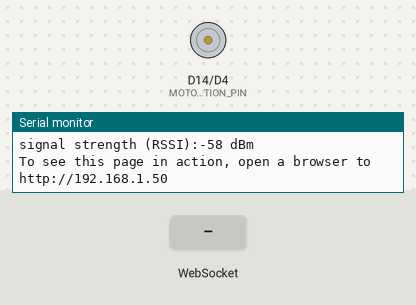
The sketch below on a simulated Arduino MKR. Shown: direction and speed pins drawn as motors (green arrow = direction pin HIGH = forward, orange = LOW = backward, longer = more drive), the last lines printed to the serial monitor. Inputs (shaded band) come from the test bench. WiFi joins after 1.5 s; servers stay silent unless stated.

Above: at 11.7 s.
11.8 s: WebSocket text "u" received
At 12.9 s:
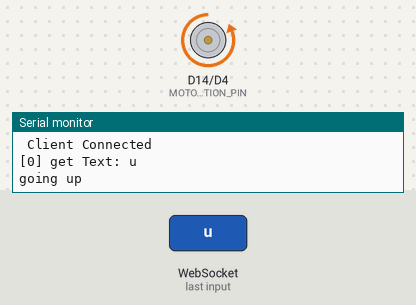
13.3 s: WebSocket text "d" received
At 14.0 s:
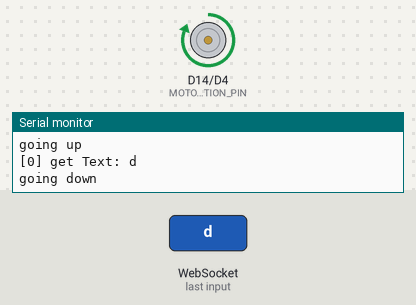
14.8 s: WebSocket text "s" received
At 15.2 s:
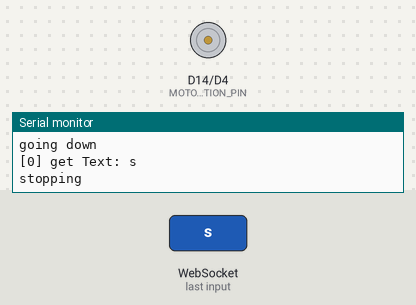
Timing chart, 0 to 17.8 s (numbered marks = the images above; inputs shaded):
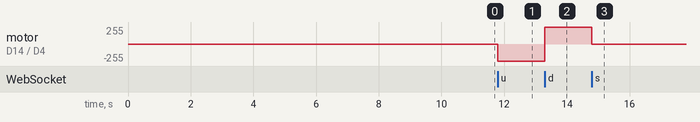

Measured:
- after the input at 11.8 s, motor on D14 (MOTOR_DIRECTION_PIN) / D4 (SPEED_PIN): stopped → backward 255/255 at once
- after the input at 13.3 s, motor on D14 (MOTOR_DIRECTION_PIN) / D4 (SPEED_PIN): backward 255/255 → forward 255/255 at once
- after the input at 14.8 s, motor on D14 (MOTOR_DIRECTION_PIN) / D4 (SPEED_PIN): forward 255/255 → stopped at once

The sketch:

WifiWebsocketMotorControl_atwinc1500.ino
```cpp
/*
 * WebSocketServer.ino
 *
 *  Created on: 22.05.2015
 *
 */

#include <Arduino.h>

#include <WiFi101.h>
#include <WebSocketsServer.h>

//#define USE_SERIAL Serial
#define MOTOR_DIRECTION_PIN 14
#define SPEED_PIN 4

char ssid[] = "WimbledonAveTalkTalk";      //  your network SSID (name)
char pass[] = "dunedin1";   // your network password

WebSocketsServer webSocket = WebSocketsServer(81);

void webSocketEvent(uint8_t num, WStype_t type, uint8_t * payload, size_t lenght) {

    switch(type) {
        case WStype_DISCONNECTED:
            Serial.printf("[%u] Disconnected!\n", num);
            break;

        case WStype_CONNECTED:
            {
                // IPAddress ip = webSocket.remoteIP(num); // only for ESP8266
                Serial.printf(" Client Connected \n");
        				// send message to client
        				webSocket.sendTXT(num, "Connected");
            }
            break;

        // we expect only one button to be pressed at a time, if second button is pressed before receiving a stop
        // command this will cause issues, client websocket apps should prevent this.
        case WStype_TEXT:

            Serial.printf("[%u] get Text: %s\n", num, payload);

            if(payload[0] == 'u'){
              digitalWrite(MOTOR_DIRECTION_PIN, 0);
              analogWrite(SPEED_PIN, 255);
              Serial.printf("going up\n");

            } else if (payload[0] == 'd'){
              digitalWrite(MOTOR_DIRECTION_PIN, 1);
              analogWrite(SPEED_PIN, 255);
              Serial.printf("going down\n");

            } else if (payload[0] == 's'){
              analogWrite(SPEED_PIN, 0);
              Serial.printf("stopping\n");

            } else {
              Serial.printf("unrecognised command from App\n");
            }

            // send message to client
            // webSocket.sendTXT(num, "message here");

            // send data to all connected clients
            // webSocket.broadcastTXT("message here");
            break;

        case WStype_BIN:
            Serial.printf("[%u] get binary lenght: %u\n", num, lenght);
            //hexdump(payload, lenght);

            // send message to client
            // webSocket.sendBIN(num, payload, lenght);
            break;
    }

}

// to handle continuous button press, use onClick and "onClickUp" rather than
// reading a continuous stream of "button down" while button is pressed.
// more efficient and easier to implement

int status = WL_IDLE_STATUS;
void setup() {

  Serial.begin(9600);      // initialize serial communication

  Serial.println();
  Serial.println();
  Serial.println();

  //Configure pins for Adafruit ATWINC1500 Breakout
  WiFi.setPins(8,3,4);

  for(uint8_t t = 4; t > 0; t--) {
      Serial.printf("[SETUP] BOOT WAIT %d...\n", t);
      Serial.flush();
      delay(1000);
  }


  // check for the presence of the shield:
  if (WiFi.status() == WL_NO_SHIELD) {
    Serial.println("WiFi shield not present");
    while (true);       // don't continue
  }

  // attempt to connect to Wifi network:
  while ( status != WL_CONNECTED) {
    Serial.print("Attempting to connect to Network named: ");
    Serial.println(ssid);                   // print the network name (SSID);

    // Connect to WPA/WPA2 network. Change this line if using open or WEP network:
    status = WiFi.begin(ssid, pass);

    // wait 5 seconds for connection:
    delay(5000);
    Serial.printf("connection status : %d\n", status);
  }
  printWifiStatus();                        // you're connected now, so print out the status

  webSocket.begin();
  webSocket.onEvent(webSocketEvent);

  pinMode(MOTOR_DIRECTION_PIN, OUTPUT);
  pinMode(SPEED_PIN, OUTPUT);

}

void printWifiStatus() {
  // print the SSID of the network you're attached to:
  Serial.print("SSID: ");
  Serial.println(WiFi.SSID());

  // print your WiFi shield's IP address:
  IPAddress ip = WiFi.localIP();
  Serial.print("IP Address: ");
  Serial.println(ip);

  // print the received signal strength:
  long rssi = WiFi.RSSI();
  Serial.print("signal strength (RSSI):");
  Serial.print(rssi);
  Serial.println(" dBm");
  // print where to go in a browser:
  Serial.print("To see this page in action, open a browser to http://");
  Serial.println(ip);
}


void loop() {
    webSocket.loop();
}
```
